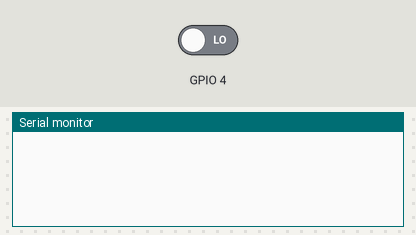
Bench run of a sketch on a simulated ESP8266 (NodeMCU). Parts: the last lines printed to the serial monitor. Inputs (shaded band) come from the test bench; at power-on: GPIO 4 LOW. WiFi joins after 1.5 s; servers stay silent unless stated.

Above: at 1.2 s.
1.3 s: GPIO 4 driven HIGH
At 1.46 s:
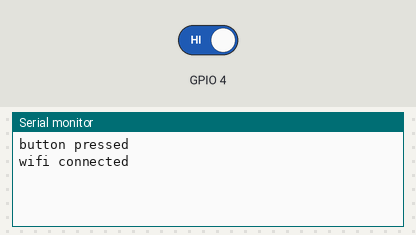
At 2.1 s:
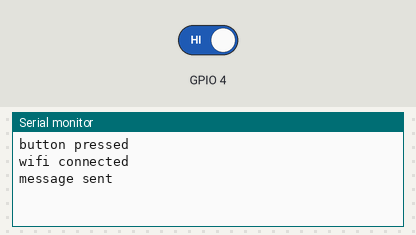

Measured:
- after the input at 1.3 s, the serial monitor: prints a new line at once (image 1)

The sketch:

esp8266_emergency.ino
```cpp
// Example testing sketch for various DHT humidity/temperature sensors
// Written by ladyada, public domain
#include <ESP8266WiFi.h>
const char* ssid     = "your ssid";
const char* password = "your password";
const char* host = "your server name or ip";


void setup() {
  Serial.begin(115200);
  delay(10);
}

void loop() {
  if (digitalRead(4) == HIGH){
    Serial.println("button pressed");
      WiFi.begin(ssid,password);
      WiFiClient client;
      Serial.println("wifi connected");
      const int httpPort = 80;
      String url = "/emergency.php/";
       if (client.connect(host, httpPort)){
         delay(10);
         if(client.print(String("GET ") + url + " HTTP/1.1\r\n" + "Host: " + host + "\r\n" + "Connection: close\r\n\r\n") ){
           Serial.println("message sent");
           delay(20000);

        }
    }
  }
}
```
